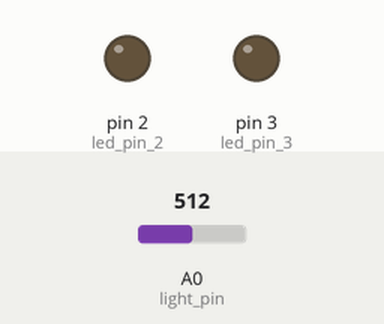
This sketch was run on a simulated Arduino Uno, built with avr-gcc and run on an emulated ATmega328P. Shown: output pins drawn as LEDs (lit = HIGH). The inputs (shaded band) are chosen by the test bench; at power-on: A0 (light_pin) = 512.

Above: at 1.2 s.
1.3 s: A0 (light_pin) set to 259
2.8 s: A0 (light_pin) set to 238
At 3.8 s:
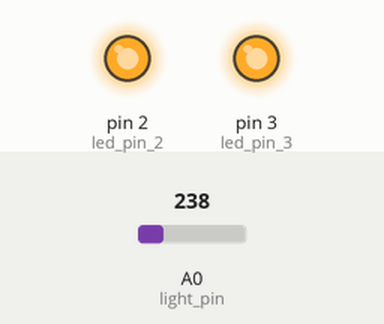
4.3 s: A0 (light_pin) set to 260
At 5.0 s:
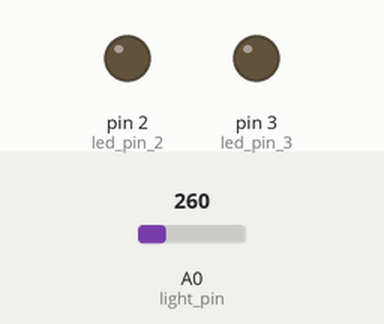
5.8 s: A0 (light_pin) set to 240
At 6.1 s:
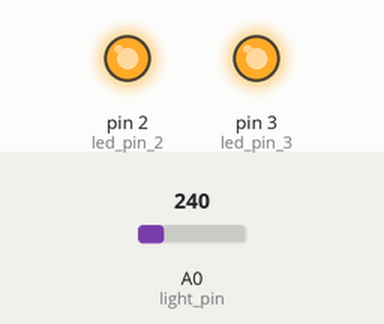
Timing chart, 0 to 8.3 s (numbered marks = the images above; inputs shaded):
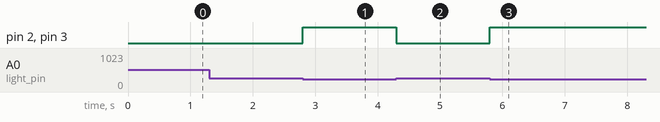

The sketch:

light_sensor.ino
```cpp
const int light_pin = A0;
const int led_pin_2 = 2;
const int led_pin_3 = 3;

void setup() {
  // put your setup code here, to run once:
  Serial.begin(9600);
  pinMode(led_pin_2, OUTPUT);
  pinMode(led_pin_3, OUTPUT);

}

void loop() {
  // put your main code here, to run repeatedly:
  int light_val = analogRead(light_pin);
if (light_val <= 250){
    digitalWrite(led_pin_2, HIGH);
    digitalWrite(led_pin_3, HIGH);

  }
else {
      digitalWrite(led_pin_2, LOW);
    digitalWrite(led_pin_3, LOW);
  }

}
```

Measured:
- the behaviour switches between 251 and 250 on A0 (light_pin) (found by bisection; images 0 and 1)
- after the input at 1.3 s, every drawn part: stays the same
- after the input at 2.8 s, pin 2 (led_pin_2), pin 3 (led_pin_3): LOW → HIGH at once
- after the input at 4.3 s, pin 2 (led_pin_2), pin 3 (led_pin_3): HIGH → LOW at once
- after the input at 5.8 s, pin 2 (led_pin_2), pin 3 (led_pin_3): LOW → HIGH at once
